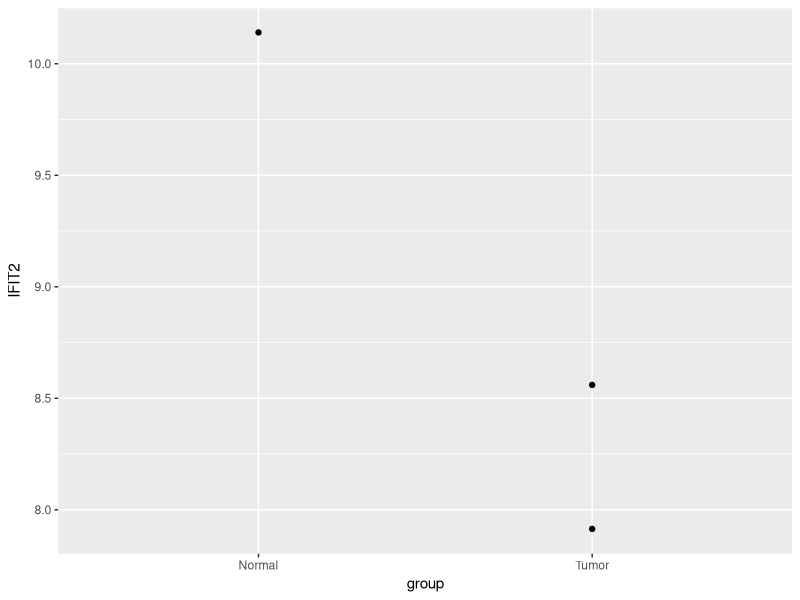

This figure's R source:
## ---- chunk 1
#| include: false


library(tidyverse)

options(
  pillar.max_extra_cols = 6,
  pillar.print_max = 5,
  pillar.print_min = 5,
  pillar.max_footer_lines = 3
)
## ---- chunk 2
tidy_rowSums = function(df, name, con = where(is.numeric)) {
  
    con = enquo(con)
    df[[name]] = rowSums(select(df, !!con))
    
    return(df)
    
}

iris |> 
  tidy_rowSums('sum') |> 
  as_tibble()
## ---- chunk 3
vec_1 = 1:3
vec_2 = 4:6

lst_raw = list(a = vec_1, b = vec_2)
df_raw = data.frame(a = vec_1, b = vec_2)

lst_from_df = as.list(df_raw)
df_from_lst = as.data.frame(lst_raw)

identical(lst_raw, lst_from_df)
identical(df_raw, df_from_lst)
## ---- chunk 4
vec_1 = 1:3
vec_2 = 4:7

df_unequal_length = tryCatch(data.frame(a = vec_1, b = vec_2), error = \(e) e)
df_contains_lst = data.frame(a = vec_1, b = as.list(vec_1))

df_unequal_length
df_contains_lst
## ---- chunk 5
vec_1 = 1:3
vec_2 = 4:6

df_raw = data.frame(a = vec_1, b = vec_2)
tb_raw = tibble(a = vec_1, b = vec_2)
tb_lst = tibble(a = vec_1, b = as.list(vec_2))

rownames(df_raw) = c('a', 'b', 'c')
rownames(tb_raw) = c('a', 'b', 'c')

df_raw
tb_raw
tb_lst

## ---- chunk 6
df_expr = read_tsv('examples/expr.tsv') |> 
  mutate(sample = as.character(sample))
df_expr

df_map = read_tsv('examples/probemap.tsv') |> 
  mutate(ENTREZID = as.character(ENTREZID))
df_map
## ---- chunk 7
full_join(df_map, df_expr, c('ENTREZID' = 'sample'))
## ---- chunk 8
table_entrez2symbol = df_map |> pull(SYMBOL, ENTREZID)
table_entrez2symbol[1:3]

df_maped = df_expr |> 
  mutate(sample = table_entrez2symbol[sample])

df_maped
## ---- chunk 9
df_maped |> t() |> as_tibble()
## ---- chunk 10
tidy_t = function(df, id_new, id_old = colnames(df)[[1]]) {
  
  df |> 
    column_to_rownames(id_old) |> # 有的时候我们还是要向过去妥协的~
    t() |> 
    as_tibble(rownames = id_new)
  
}

tryCatch(tidy_t(df_maped, 'sample'), error = \(e) e)
## ---- chunk 11
merge_expression = function(df, by, symbol = 'symbol') {
  
  match.arg(by, c('max', 'min', 'mean'))
  
  symbol_duplicated = df[[symbol]][duplicated(df[[symbol]])]
  
  if (length(symbol_duplicated) != 0) {
    
    df_remain = df[!df[[symbol]] %in% symbol_duplicated, ]
    df_patch = df[df[[symbol]] %in% symbol_duplicated, ]
    lst_patch = split(df_patch[, -1], df_patch[[symbol]])
    
    if (by == 'max') {
      
      df_patched = lst_patch |> 
        map(~ .x |> map(max)) |> 
        bind_rows()
      
    } else if (by == 'min') {
      
      df_patched = lst_patch |> 
        map(~ .x |> map(max)) |> 
        bind_rows()
      
    } else if (by == 'mean') {
      
      df_patched = lst_patch |> 
        map(~ .x |> map(max)) |> 
        bind_rows()
      
    }

    df_patched = df_patched |> 
      mutate(symbol = names(lst_patch)) |> 
      relocate(symbol)
    
    colnames(df_patched) = colnames(df_remain)
    
    df = bind_rows(df_remain, df_patched)
    
  } 
  
  return(df)
  
}

df_perfect = df_maped |> 
  merge_expression('mean', 'sample') |> 
  tidy_t('sample')
df_perfect
## ---- chunk 12
df_perfect |> 
  select(sample, IFIT2) |> 
  mutate(group = ifelse(str_ends(sample, '11'), 'Normal', 'Tumor')) |> 
  ggplot() +
  geom_point(aes(group, IFIT2))
## ---- chunk 13
substitute(
  iris |> 
  tidy_rowSums('sum') |> 
  as_tibble()
)
